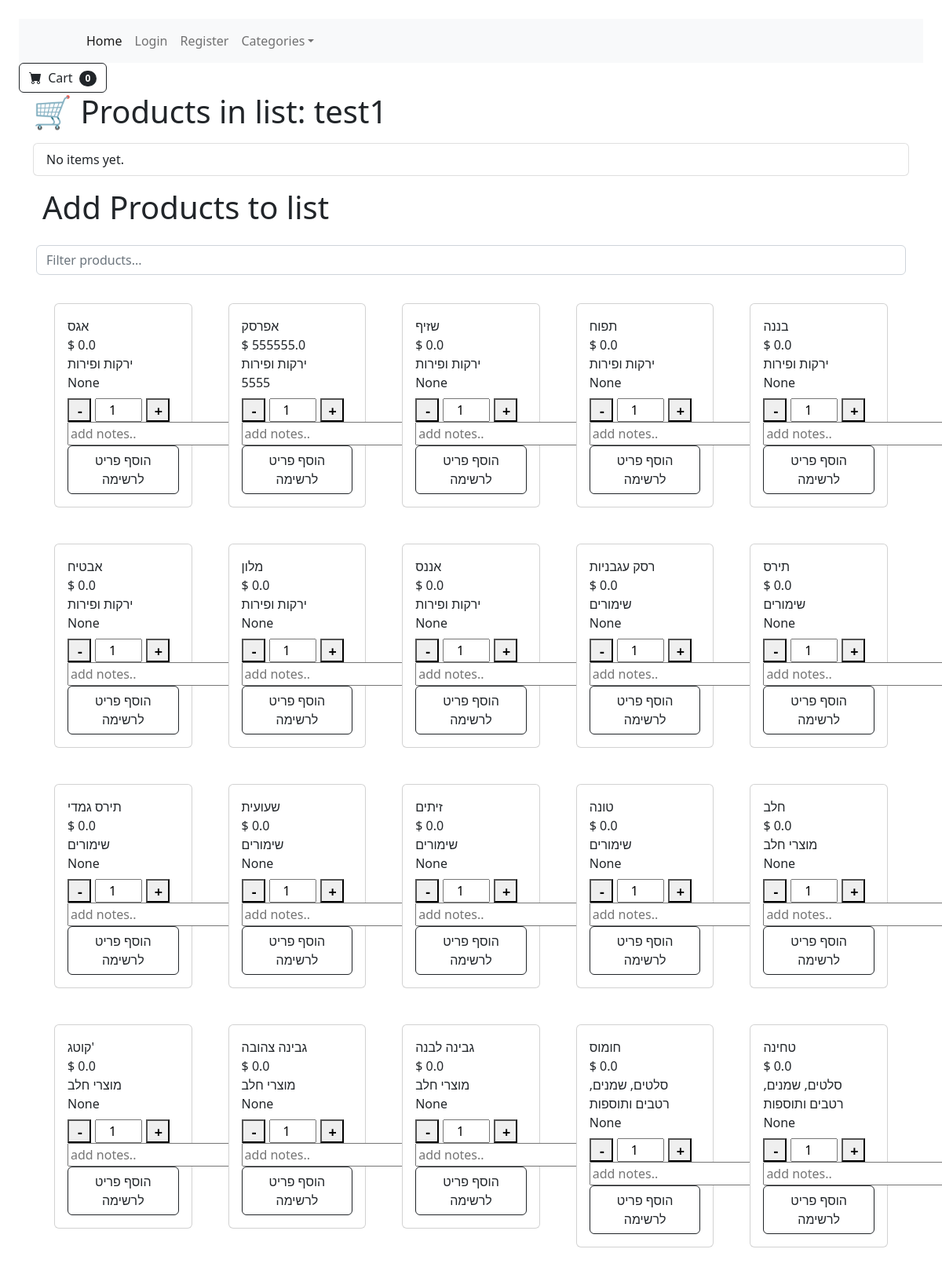
The app's page /list/1 (upper part) with its own data.
### tables this page shows
CREATE TABLE lists (
                id INTEGER PRIMARY KEY AUTOINCREMENT,
                name TEXT UNIQUE
            );

CREATE TABLE products (
        id INTEGER PRIMARY KEY AUTOINCREMENT,
        name TEXT NOT NULL,
        unit TEXT ,
        price REAL,
        category_id INTEGER,
        FOREIGN KEY (category_id) REFERENCES categories(id)
    );

CREATE TABLE categories (
        id INTEGER PRIMARY KEY AUTOINCREMENT,
        name TEXT UNIQUE NOT NULL
    );

### app.py (the view)
@app.route("/list/<int:list_id>", methods=["GET", "POST"])
def view_list(list_id):
    list_items_data = []  # make this a list
    items = database_read(f"select * from product_in_list where list_id ='{list_id}';")
    list_data = database_read(f"select * from product_in_list where list_id ='{list_id}';")
    if items:
        for item in items:
            product_id = item['product_id']
            item_data =  database_read(f"select pl.*,p.* from products p inner JOIN product_in_list  pl on pl.product_id = p.id where p.id ='{product_id}';")
            if item_data:
                list_items_data.append(item_data[0])
    list_name = database_read(f"select name from lists where id ='{list_id}';")[0]['name']
    items_data = database_read(f"select p.*,cat.name as catName from products p left JOIN categories cat on category_id = cat.id")
    categories =  database_read(f"select * from categories order by name;")
    return render_template("list.html", list_id=list_id,list_data=list_data, items=list_items_data,list_name=list_name,all_items=items_data,categories=categories)

### HandelDB.py (called while the page is built)
def database_read(sql,data=None):
    connection = sqlite3.connect(database_filename)
    connection.row_factory = sqlite3.Row
    db = connection.cursor()
    if data:
         db.execute(sql, data)
    else:
         db.execute(sql)
    records = db.fetchall()
    rows = [dict(record) for record in records]
    db.close()
    connection.close()
    return rows

### app.py (called while the page is built)
@app.context_processor
def inject_user():
    return dict(user=flask_login.current_user)

@app.teardown_appcontext
def close_connection(exception):
    db = getattr(g, '_database', None)
    if db is not None:
        db.close()

@app.context_processor
def inject_collected_count():
    def get_collected_count(list_id=None):
        if list_id is None:
            return 0
        sql = f"SELECT COUNT(*) as count FROM product_in_list WHERE list_id = '{list_id}' AND collected = 1"
        print(sql)
        result = database_read(sql)
        print(result)
        return result[0]['count'] if result else 0
    return dict(get_collected_count=get_collected_count)

@app.after_request
def add_header(response):
    if request.path.endswith('service-worker.js'):
        response.headers['Content-Type'] = 'application/javascript'
    if request.path.endswith('manifest.json'):
        response.headers['Content-Type'] = 'application/manifest+json'
    return response

### templates/list.html (shortened to what this page needs)
{% extends 'base.html' %}
{% block content %}
<form class="d-flex">
  <button class="btn btn-outline-dark" type="submit">
      <i class="bi-cart-fill me-1"></i>
      Cart
      <span class="badge bg-dark text-white ms-1 rounded-pill">{{ get_collected_count(list_id) }}</span>
  </button>
</form>
<body class="p-4">
<div class="container">
  <h1 class="mb-3">🛒 Products in list:  {{ list_name }}   </h1>
  <ul id="itemsinlist"  class="list-group mb-3">
    {% for item in items %}
      <li class="list-group-item d-flex justify-content-between align-items-center
          {% if item.collected %} list-group-item-success {% endif %}">
        <span>
          {{ loop.index }}. &nbsp; {{ item['name'] }}  &nbsp; {% if item.collected %}<strong>(נאסף)</strong>{% endif %}   <br> Price: {{ item['price'] }}  &nbsp;  Notes:  {% if item.notes %}<strong>{{ item['notes']}}</strong>{% endif %}
        </span>
          <div class="form-check">
            <input class="form-check-input position-static" data-item-id="{{ item['product_id'] }}" type="checkbox" id="blankCheckbox" onchange="updateCollected(this)" value="option1" {% if item.collected %}checked{% endif %} >
            <span class="">|</span>
              <button id="del_prod" class="delete-btn" title="remove product from list"><i class="fa fa-trash"></i></button>
          </div>
      </li>
    {% else %}
      <li class="list-group-item">No items yet.</li>
    {% endfor %}
  </ul>
  <form method="POST" class="d-flex mb-3">
    <div class="container container-box">
      <h1 class="mb-4"> Add Products to list</h1>
      <div class="row row-cols-2 row-cols-sm-3 row-cols-md-4 row-cols-lg-5 g-3">
          <input type="text" id="productFilter" style="margin-bottom: 5px;" class="form-control" placeholder="Filter products...">
          {% for product in all_items%}
          <div class="col">
          <div class="card" style="margin: 15px;">
          <div class="card-body">
              <div class="card-title">{{ product['name'] }}
                  <div class="card-text">
                          $ {{ product['price'] }}
                          <br>
                          {{ product['catName'] }}
                          <br>
                          {{ product['unit'] }}
                      </div>
                  </div>
                  <div class="qty-wrapper">
                    <button class="minus" type="button" onclick="changeQty(this,-1)">-</button>
                    <input type="number" name="quantity" id="quantity" value="1" min="1" class="qty-input">
                    <button class="plus" type="button" onclick="changeQty(this,1)">+</button>
                  </div>
                  <div  class="action-wrapper">
                    <input type="text" id="notes" name="notes" placeholder="add notes.."><br>
                      <div  style="display: flex;" class="text-center"><a class="btn btn-outline-dark mt-auto" href="#" onclick="addProductToList(this); return false;" >הוסף פריט לרשימה</a>
                      </div>
                  </div>
              </div>
          </div>
      </div>
          {% endfor%}
  </div>
</div>
  </form>
</div>
</body>
{% endblock %}

### templates/list.html (style rules this page uses)
.qty-wrapper { display: inline-flex; align-items: center; gap: 5px; }
.qty-wrapper button { width: 30px; height: 30px; font-size: 18px; }
.qty-wrapper input[type=number] { width: 60px; text-align: center; }
.plus { font-weight:bold; float:right; padding-right:4px; content:"+"; }
.minus { font-weight:bold; float:right; padding-right:4px; content:"-"; }

### records on screen
lists: name "test1"
products: name "אגס", price "0.0", catName "ירקות ופירות", unit "None"
products: name "אפרסק", price "555555.0", catName "ירקות ופירות", unit "5555"
products: name "שזיף", price "0.0", catName "ירקות ופירות", unit "None"
products: name "תפוח", price "0.0", catName "ירקות ופירות", unit "None"
products: name "בננה", price "0.0", catName "ירקות ופירות", unit "None"
products: name "אבטיח", price "0.0", catName "ירקות ופירות", unit "None"
products: name "מלון", price "0.0", catName "ירקות ופירות", unit "None"
products: name "אננס", price "0.0", catName "ירקות ופירות", unit "None"
products: name "רסק עגבניות", price "0.0", catName "שימורים", unit "None"
products: name "תירס", price "0.0", catName "שימורים", unit "None"
products: name "תירס גמדי", price "0.0", catName "שימורים", unit "None"
products: name "שעועית", price "0.0", catName "שימורים", unit "None"
products: name "זיתים", price "0.0", catName "שימורים", unit "None"
products: name "טונה", price "0.0", catName "שימורים", unit "None"
products: name "חלב", price "0.0", catName "מוצרי חלב", unit "None"
products: name "קוטג'", price "0.0", catName "מוצרי חלב", unit "None"
products: name "גבינה צהובה", price "0.0", catName "מוצרי חלב", unit "None"
products: name "גבינה לבנה", price "0.0", catName "מוצרי חלב", unit "None"
products: name "חומוס", price "0.0", catName "סלטים, שמנים, רטבים ותוספות", unit "None"
products: name "טחינה", price "0.0", catName "סלטים, שמנים, רטבים ותוספות", unit "None"

### other values on screen
{{ get_collected_count(list_id) }} "0"
